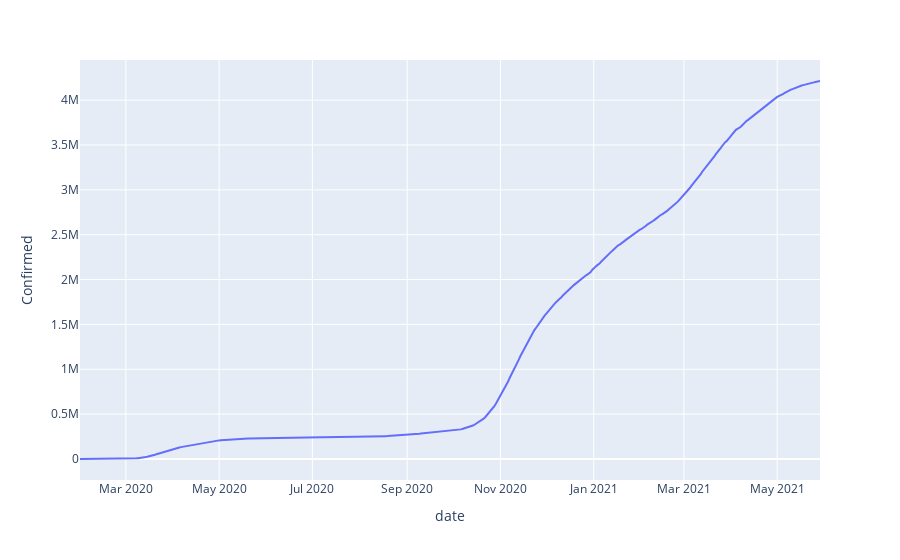
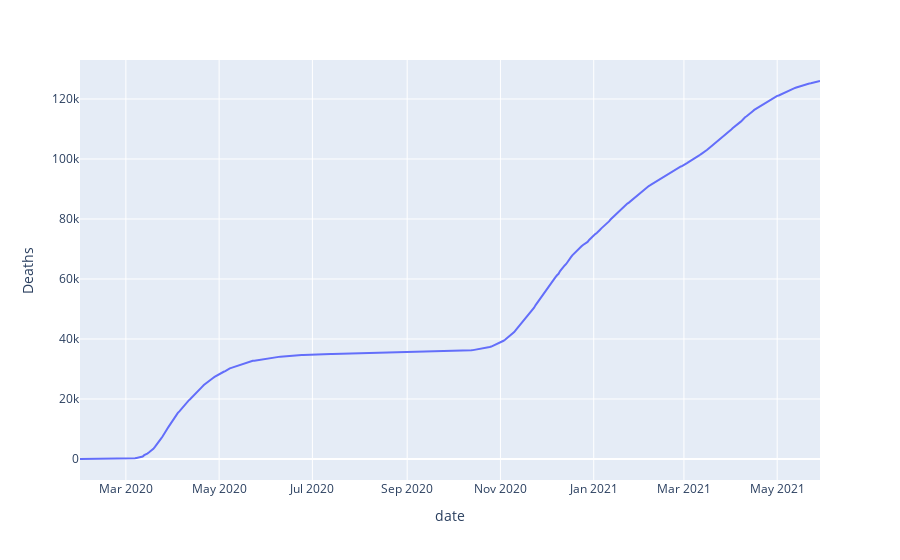

Notebook source saved alongside these figures, in order:
### Code cell
italy = dff[dff['country']=='Italy']
italy_group = italy.groupby('date')[['Confirmed','Deaths']].sum()
fig=px.line(data_frame=italy_group,x=italy_group.index,y='Confirmed')
fig.show()
fig=px.line(data_frame=italy_group,x=italy_group.index,y='Deaths')
fig.show()

### Figure 1 — Plotly figure (JSON) as saved in the notebook; plotly's stock layout.template omitted (floating-point values rounded to 4 significant figures; data arrays with more than 128 entries replaced by an {"elided": "..."} marker saying what was removed)
{"data": [{"hovertemplate": "date=%{x}<br>Confirmed=%{y}<extra></extra>", "legendgroup": "", "line": {"color": "#636efa", "dash": "solid"}, "marker": {"symbol": "circle"}, "mode": "lines", "name": "", "orientation": "v", "showlegend": false, "type": "scatter", "x": {"elided": "485 str values"}, "xaxis": "x", "y": {"elided": "485 int values"}, "yaxis": "y"}], "layout": {"legend": {"tracegroupgap": 0}, "margin": {"t": 60}, "xaxis": {"anchor": "y", "domain": [0, 1], "title": {"text": "date"}}, "yaxis": {"anchor": "x", "domain": [0, 1], "title": {"text": "Confirmed"}}}}

### Figure 2 — Plotly figure (JSON) as saved in the notebook; plotly's stock layout.template omitted (floating-point values rounded to 4 significant figures; data arrays with more than 128 entries replaced by an {"elided": "..."} marker saying what was removed)
{"data": [{"hovertemplate": "date=%{x}<br>Deaths=%{y}<extra></extra>", "legendgroup": "", "line": {"color": "#636efa", "dash": "solid"}, "marker": {"symbol": "circle"}, "mode": "lines", "name": "", "orientation": "v", "showlegend": false, "type": "scatter", "x": {"elided": "485 str values"}, "xaxis": "x", "y": {"elided": "485 int values"}, "yaxis": "y"}], "layout": {"legend": {"tracegroupgap": 0}, "margin": {"t": 60}, "xaxis": {"anchor": "y", "domain": [0, 1], "title": {"text": "date"}}, "yaxis": {"anchor": "x", "domain": [0, 1], "title": {"text": "Deaths"}}}}
